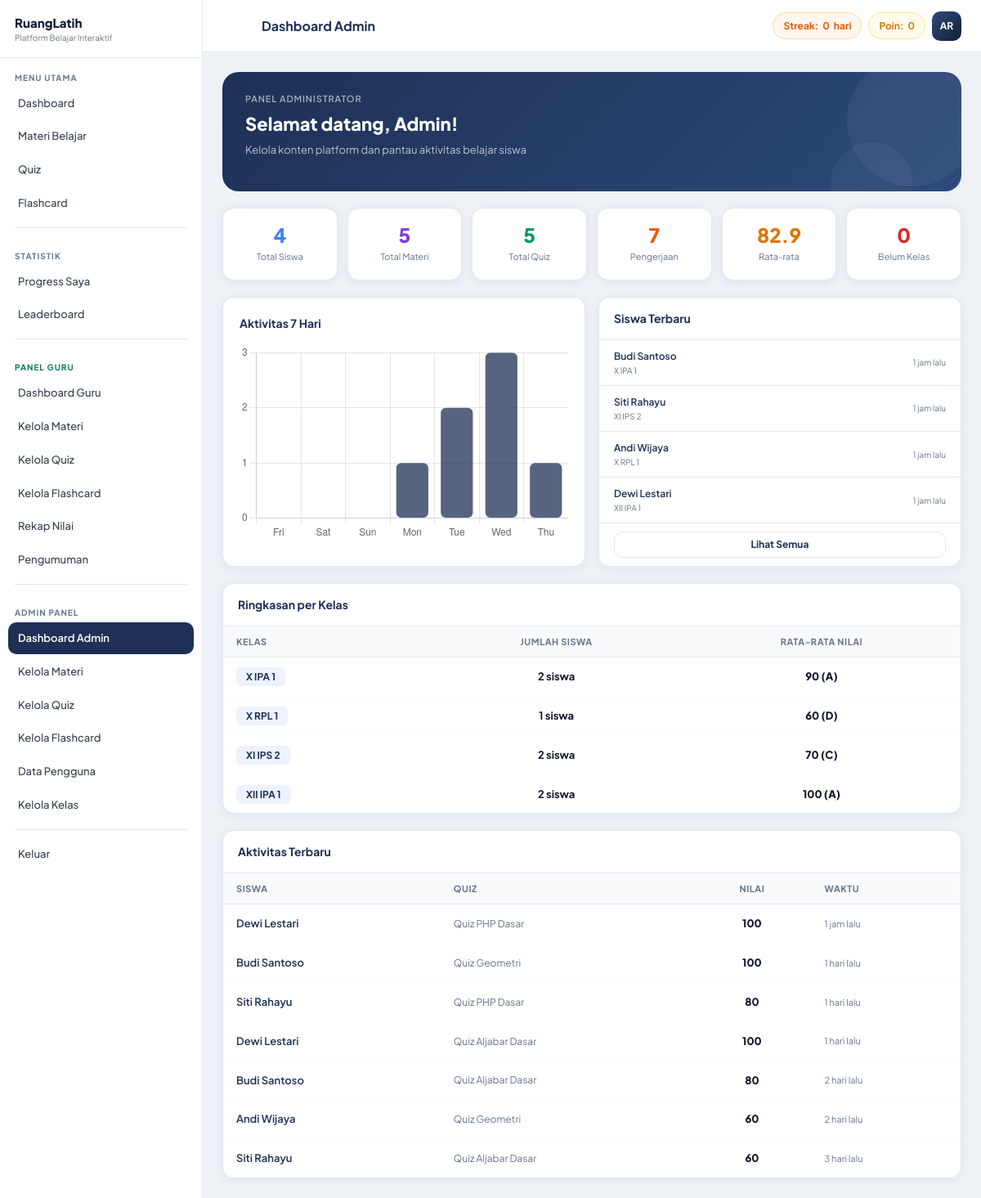
Page /admin/dashboard.php (signed in) on the committed database.
### tables this page shows
CREATE TABLE users (
    id          INT AUTO_INCREMENT PRIMARY KEY,
    name        VARCHAR(100) NOT NULL,
    email       VARCHAR(150) UNIQUE NOT NULL,
    password    VARCHAR(255) NOT NULL,
    role        ENUM('user','admin','guru') DEFAULT 'user',
    nisn        VARCHAR(10)  DEFAULT NULL COMMENT '10 digit Nomor Induk Siswa Nasional',
    no_absen    TINYINT UNSIGNED DEFAULT NULL COMMENT 'Nomor absen di kelas',
    kelas       VARCHAR(30)  DEFAULT NULL  COMMENT 'Contoh: X IPA 1, XI RPL 2',
    avatar      VARCHAR(255) DEFAULT NULL,
    total_points INT DEFAULT 0,
    streak      INT DEFAULT 0,
    last_active DATE DEFAULT NULL,
    created_at  TIMESTAMP DEFAULT CURRENT_TIMESTAMP
);

CREATE TABLE quiz_results (
    id              INT AUTO_INCREMENT PRIMARY KEY,
    user_id         INT NOT NULL,
    quiz_id         INT NOT NULL,
    score           INT DEFAULT 0,
    total_questions INT DEFAULT 0,
    completed_at    TIMESTAMP DEFAULT CURRENT_TIMESTAMP,
    FOREIGN KEY (user_id) REFERENCES users(id) ON DELETE CASCADE,
    FOREIGN KEY (quiz_id) REFERENCES quizzes(id) ON DELETE CASCADE
);

CREATE TABLE quizzes (
    id               INT AUTO_INCREMENT PRIMARY KEY,
    material_id      INT NOT NULL,
    title            VARCHAR(200) NOT NULL,
    description      TEXT,
    duration_minutes INT DEFAULT 10,
    created_at       TIMESTAMP DEFAULT CURRENT_TIMESTAMP,
    FOREIGN KEY (material_id) REFERENCES materials(id) ON DELETE CASCADE
);

### includes/functions.php (called while the page is built, shortened)
<?php
function isAdmin()     { return isset($_SESSION['role']) && $_SESSION['role'] === 'admin'; }
function isGuru()      { return isset($_SESSION['role']) && $_SESSION['role'] === 'guru'; }
function isGuruOrAdmin() { return isAdmin() || isGuru(); }
function getCurrentUser() {
    $db = getDB(); $id = (int)$_SESSION['user_id'];
    $r  = $db->query("SELECT * FROM users WHERE id=$id LIMIT 1");
    return $r ? $r->fetch_assoc() : null;
}
function getInitials($name) {
    $w=explode(' ',trim($name)); $i='';
    foreach(array_slice($w,0,2) as $word) $i.=strtoupper(substr($word,0,1));
    return $i;
}
function getGrade($score) {
    if($score>=90) return ['label'=>'A','color'=>'text-emerald-600'];
    if($score>=80) return ['label'=>'B','color'=>'text-blue-600'];
    if($score>=70) return ['label'=>'C','color'=>'text-yellow-600'];
    if($score>=60) return ['label'=>'D','color'=>'text-orange-500'];
    return ['label'=>'E','color'=>'text-red-600'];
}
function timeAgo($dt) {
    $d=time()-strtotime($dt);
    if($d<86400)  return floor($d/3600).' jam lalu';
    if($d<604800) return floor($d/86400).' hari lalu';
    return date('d M Y',strtotime($dt));
}

### admin/dashboard.php (the view, shortened to what this page needs)
<?php
require_once __DIR__ . '/../includes/functions.php';
$user = getCurrentUser(); $db = getDB(); $pageTitle = 'Dashboard Admin';
$tUsers      = (int)$db->query("SELECT COUNT(*) as c FROM users WHERE role='user'")->fetch_assoc()['c'];
$tBelumKelas = (int)$db->query("SELECT COUNT(*) as c FROM users WHERE role='user' AND (kelas IS NULL OR kelas='')")->fetch_assoc()['c'];
$tMat        = (int)$db->query("SELECT COUNT(*) as c FROM materials")->fetch_assoc()['c'];
$tQuiz       = (int)$db->query("SELECT COUNT(*) as c FROM quizzes")->fetch_assoc()['c'];
$tAtt        = (int)$db->query("SELECT COUNT(*) as c FROM quiz_results")->fetch_assoc()['c'];
$avgP        = round((float)$db->query("SELECT COALESCE(AVG(score),0) as a FROM quiz_results")->fetch_assoc()['a'], 1);
$dlabels = []; $dcounts = [];
for ($i = 6; $i >= 0; $i--) {
    $d = date('Y-m-d', strtotime("-{$i} days"));
    $dlabels[] = date('D', strtotime($d));
    $dcounts[] = (int)$db->query("SELECT COUNT(*) as c FROM quiz_results WHERE DATE(completed_at)='$d'")->fetch_assoc()['c'];
}
$rUsers = $db->query("SELECT * FROM users WHERE role='user' ORDER BY created_at DESC LIMIT 6");
$rRes   = $db->query("SELECT qr.*,u.name as un,q.title as qt FROM quiz_results qr JOIN users u ON qr.user_id=u.id JOIN quizzes q ON qr.quiz_id=q.id ORDER BY qr.completed_at DESC LIMIT 7");
$kelasStat = $db->query("SELECT u.kelas, COUNT(u.id) as jml, COALESCE(AVG(qr.score),0) as avg_score FROM users u LEFT JOIN quiz_results qr ON u.id=qr.user_id WHERE u.role='user' AND u.kelas IS NOT NULL AND u.kelas!='' GROUP BY u.kelas ORDER BY u.kelas");
include __DIR__ . '/../includes/header.php';
?>
<div class="page-banner" style="margin-bottom:20px">
    <div class="pb-label">Panel Administrator</div>
    <div class="pb-title">Selamat datang, <?= htmlspecialchars(explode(' ', $user['name'])[0]) ?>!</div>
    <div class="pb-sub">Kelola konten platform dan pantau aktivitas belajar siswa</div>
</div>
<div style="display:grid;grid-template-columns:repeat(auto-fit,minmax(130px,1fr));gap:12px;margin-bottom:20px">
    <?php foreach ([
        [$tUsers,       'Total Siswa',   '#3b82f6'],
        [$tMat,         'Total Materi',  '#7c3aed'],
        [$tQuiz,        'Total Quiz',    '#059669'],
        [$tAtt,         'Pengerjaan',    '#ea580c'],
        [$avgP,         'Rata-rata',     '#d97706'],
        [$tBelumKelas,  'Belum Kelas',   '#dc2626'],
    ] as [$v, $l, $c]): ?>
    <div class="card card-pad" style="text-align:center">
        <div style="font-size:24px;font-weight:900;color:<?= $c ?>;line-height:1"><?= $v ?></div>
        <div style="font-size:11px;color:var(--muted);margin-top:6px"><?= $l ?></div>
    </div>
    <?php endforeach; ?>
</div>
<div style="display:grid;grid-template-columns:1fr 1fr;gap:16px;margin-bottom:20px">
<div class="card card-pad">
    <div style="font-weight:700;font-size:14px;color:var(--navy);margin-bottom:14px">Aktivitas 7 Hari</div>
    <canvas id="actChart" height="180"></canvas>
</div>
<div class="card" style="overflow:hidden">
    <div style="padding:14px 18px;border-bottom:1px solid var(--border);font-weight:700;font-size:14px;color:var(--navy)">Siswa Terbaru</div>
    <?php while ($u = $rUsers->fetch_assoc()): ?>
    <div style="padding:10px 18px;border-bottom:1px solid var(--border);display:flex;align-items:center;justify-content:space-between">
        <div>
            <div style="font-size:12px;font-weight:600;color:var(--navy)"><?= htmlspecialchars($u['name']) ?></div>
            <div style="font-size:10px;color:var(--muted)"><?= $u['kelas'] ? htmlspecialchars($u['kelas']) : 'Belum ada kelas' ?></div>
        </div>
        <span style="font-size:10px;color:var(--muted)"><?= timeAgo($u['created_at']) ?></span>
    </div>
    <?php endwhile; ?>
    <div style="padding:10px 18px">
        <a href="<?= APP_URL ?>/admin/users.php" class="btn btn-outline btn-full" style="font-size:12px">Lihat Semua</a>
    </div>
</div>
</div>
<?php if ($kelasStat && $kelasStat->num_rows > 0): ?>
<div class="card" style="overflow:hidden;margin-bottom:20px">
    <div style="padding:14px 18px;border-bottom:1px solid var(--border);font-weight:700;font-size:14px;color:var(--navy)">Ringkasan per Kelas</div>
    <div style="overflow-x:auto">
    <table class="data-table">
        <thead><tr><th>Kelas</th><th style="text-align:center">Jumlah Siswa</th><th style="text-align:center">Rata-rata Nilai</th></tr></thead>
        <tbody>
        <?php while ($ks = $kelasStat->fetch_assoc()):
            $g = getGrade((float)$ks['avg_score']); ?>
        <tr>
            <td><span style="background:var(--navy-pale);color:var(--navy);font-size:12px;font-weight:700;padding:4px 12px;border-radius:6px"><?= htmlspecialchars($ks['kelas']) ?></span></td>
            <td style="text-align:center;font-weight:700"><?= $ks['jml'] ?> siswa</td>
            <td style="text-align:center;font-weight:800;color:<?= $g['color'] ?>"><?= round($ks['avg_score'],1) ?> (<?= $g['label'] ?>)</td>
        </tr>
        <?php endwhile; ?>
        </tbody>
    </table>
    </div>
</div>
<?php endif; ?>
<div class="card" style="overflow:hidden">
    <div style="padding:14px 18px;border-bottom:1px solid var(--border);font-weight:700;font-size:14px;color:var(--navy)">Aktivitas Terbaru</div>
    <div style="overflow-x:auto">
    <table class="data-table">
        <thead><tr><th>Siswa</th><th>Quiz</th><th style="text-align:center">Nilai</th><th>Waktu</th></tr></thead>
        <tbody>
        <?php while ($r = $rRes->fetch_assoc()): $g = getGrade((float)$r['score']); ?>
        <tr>
            <td style="font-weight:600;color:var(--navy)"><?= htmlspecialchars($r['un']) ?></td>
            <td style="font-size:12px;color:var(--muted)"><?= htmlspecialchars($r['qt']) ?></td>
            <td style="text-align:center;font-weight:800;color:<?= $g['color'] ?>"><?= $r['score'] ?></td>
            <td style="font-size:11px;color:var(--muted)"><?= timeAgo($r['completed_at']) ?></td>
        </tr>
        <?php endwhile; ?>
        </tbody>
    </table>
    </div>
</div>
<script>
new Chart(document.getElementById('actChart'), {
    type: 'bar',
    data: {
        labels: <?= json_encode($dlabels) ?>,
        datasets: [{ label:'Pengerjaan Quiz', data:<?= json_encode($dcounts) ?>, backgroundColor:'rgba(30,48,85,.75)', borderRadius:6, borderSkipped:false }]
    },
    options: { responsive:true, plugins:{legend:{display:false}}, scales:{y:{beginAtZero:true,ticks:{stepSize:1}}} }
});
</script>
<?php include __DIR__ . '/../includes/footer.php'; ?>

### includes/header.php (shortened to what this page needs)
<!DOCTYPE html>
<html lang="id">
<head>
<link href="https://cdn.jsdelivr.net/npm/@tabler/icons-webfont@2.40.0/tabler-icons.min.css" rel="stylesheet">
<link rel="stylesheet" href="<?= APP_URL ?>/assets/css/custom.css">
</head>
<body>
<div class="app-wrap">
<?php include __DIR__ . '/sidebar.php'; ?>
<div class="main-area">
<header class="topbar">
    <div class="topbar-left">
        <button class="topbar-menu-btn" onclick="toggleSidebar()">
        </button>
        <div class="topbar-title"><?= isset($pageTitle) ? htmlspecialchars($pageTitle) : APP_NAME ?></div>
    </div>
    <div class="topbar-right">
        <?php if ($user): ?>
        <div class="topbar-badge topbar-streak">
            Streak: <strong><?= (int)$user['streak'] ?></strong> hari
        </div>
        <div class="topbar-badge topbar-pts">
            Poin: <strong><?= number_format((int)$user['total_points']) ?></strong>
        </div>
        <div class="topbar-avatar" title="<?= htmlspecialchars($user['name']) ?>">
            <?= getInitials($user['name']) ?>
        </div>
        <?php endif; ?>
    </div>
</header>
<main class="page-content">

### includes/sidebar.php (shortened to what this page needs)
<?php
$cp   = basename($_SERVER['PHP_SELF'], '.php');
$dir  = basename(dirname($_SERVER['PHP_SELF']));
$user = getCurrentUser();
function sbItem($href, $label, $active = false, $badge = '') {
    $cls = 'sb-item' . ($active ? ' active' : '');
    $bdg = $badge ? "<span class='sb-item-new'>$badge</span>" : '';
    echo "<a href='{$href}' class='{$cls}'><span>{$label}</span>{$bdg}</a>";
}
$root    = APP_URL;
$isDash  = ($cp === 'dashboard' && $dir !== 'admin' && $dir !== 'guru');
?>
<aside id="sidebar" class="sidebar <?= isAdmin() ? 'sidebar-admin' : (isGuru() ? 'sidebar-guru' : '') ?>">
    <div class="sb-logo">
        <div>
            <div class="sb-logo-name">RuangLatih</div>
            <div class="sb-logo-sub">Platform Belajar Interaktif</div>
        </div>
    </div>
    <div class="sb-section-label">Menu Utama</div>
    <nav class="sb-nav">
        <?php sbItem("$root/dashboard.php",           'Dashboard',       $isDash) ?>
    </nav>
    <div class="sb-divider"></div>
    <div class="sb-section-label">Statistik</div>
    <nav class="sb-nav">
    </nav>
    <?php if (isGuruOrAdmin()): ?>
    <div class="sb-divider"></div>
    <div class="sb-section-label" style="color:#047857">Panel Guru</div>
    <nav class="sb-nav">
    </nav>
    <?php endif; ?>
    <?php if (isAdmin()): ?>
    <div class="sb-divider"></div>
    <div class="sb-section-label">Admin Panel</div>
    <nav class="sb-nav">
    </nav>
    <?php endif; ?>
    <div class="sb-divider"></div>
    <nav class="sb-nav">
        <a href="<?= $root ?>/auth/logout.php" class="sb-item sb-item-logout">Keluar</a>
    </nav>
</aside>

### includes/footer.php (shortened to what this page needs)
</main>
</div>
</div>
</body>
</html>

### rows in the picture
users: streak "0", total_points "0", name "AR", name "Admin"
users: name "Budi Santoso", kelas "X IPA 1", created_at "1 jam lalu"
users: name "Siti Rahayu", kelas "XI IPS 2", created_at "1 jam lalu"
users: name "Andi Wijaya", kelas "X RPL 1", created_at "1 jam lalu"
users: name "Dewi Lestari", kelas "XII IPA 1", created_at "1 jam lalu"
quiz_results: user.name "Dewi Lestari", quiz.title "Quiz PHP Dasar", score "100", completed_at "1 jam lalu"
quiz_results: user.name "Budi Santoso", quiz.title "Quiz Geometri", score "100", completed_at "1 hari lalu"
quiz_results: user.name "Siti Rahayu", quiz.title "Quiz PHP Dasar", score "80", completed_at "1 hari lalu"
quiz_results: user.name "Dewi Lestari", quiz.title "Quiz Aljabar Dasar", score "100", completed_at "1 hari lalu"
quiz_results: user.name "Budi Santoso", quiz.title "Quiz Aljabar Dasar", score "80", completed_at "2 hari lalu"
quiz_results: user.name "Andi Wijaya", quiz.title "Quiz Geometri", score "60", completed_at "2 hari lalu"
quiz_results: user.name "Siti Rahayu", quiz.title "Quiz Aljabar Dasar", score "60", completed_at "3 hari lalu"

### other values in the picture
$pageTitle "Dashboard Admin"
$v "4"
$l "Total Siswa"
$v "5"
$l "Total Materi"
$l "Total Quiz"
$v "7"
$l "Pengerjaan"
$v "82.9"
$l "Rata-rata"
$v "0"
$l "Belum Kelas"
$ks['kelas'] "X IPA 1"
$ks['jml'] "2"
$ks['avg_score'] "90"
